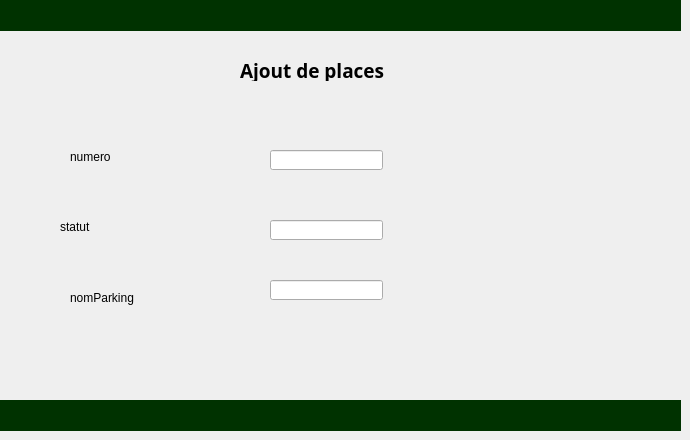
    <widget class="QWidget" name="page_17">
     <widget class="QLabel" name="colorr18_7">
      <property name="geometry">
       <rect>
        <x>0</x>
        <y>0</y>
        <width>681</width>
        <height>31</height>
       </rect>
      </property>
      <property name="styleSheet">
       <string notr="true">#colorr18_7
{
background-color:rgb(0, 50, 0);

}</string>
      </property>
      <property name="text">
       <string/>
      </property>
     </widget>
     <widget class="QLabel" name="colorr18_8">
      <property name="geometry">
       <rect>
        <x>0</x>
        <y>400</y>
        <width>681</width>
        <height>31</height>
       </rect>
      </property>
      <property name="styleSheet">
       <string notr="true">#colorr18_8
{
background-color:rgb(0, 50, 0);

}</string>
      </property>
      <property name="text">
       <string/>
      </property>
     </widget>
     <widget class="QLabel" name="label_5">
      <property name="geometry">
       <rect>
        <x>0</x>
        <y>30</y>
        <width>681</width>
        <height>371</height>
       </rect>
      </property>
      <property name="styleSheet">
       <string notr="true">#label_5
{
background-color: transparent;
   border-image:url(:/smart.jpg);
   background: none;
   border: none;
   background-repeat: none;
}
</string>
      </property>
      <property name="text">
       <string/>
      </property>
     </widget>
     <widget class="QLabel" name="retour_12">
      <property name="geometry">
       <rect>
        <x>30</x>
        <y>350</y>
        <width>91</width>
        <height>31</height>
       </rect>
      </property>
      <property name="styleSheet">
       <string notr="true">#retour_12
{
background-color: transparent;
   border-image:url(:/fle.png);
   background: none;
   border: none;
   background-repeat: none;
}
</string>
      </property>
      <property name="text">
       <string/>
      </property>
     </widget>
     <widget class="QPushButton" name="pushButton_flec10">
      <property name="geometry">
       <rect>
        <x>34</x>
        <y>350</y>
        <width>91</width>
        <height>31</height>
       </rect>
      </property>
      <property name="styleSheet">
       <string notr="true">#pushButton_flec10
{
background-color: transparent;
 
   background: none;
   border: none;
   background-repeat: none;
}
</string>
      </property>
      <property name="text">
       <string/>
      </property>
     </widget>
     <widget class="QLabel" name="label_54">
      <property name="geometry">
       <rect>
        <x>240</x>
        <y>60</y>
        <width>171</width>
        <height>21</height>
       </rect>
      </property>
      <property name="font">
       <font>
        <family>Segoe UI Black</family>
        <pointsize>14</pointsize>
        <weight>75</weight>
        <bold>true</bold>
       </font>
      </property>
      <property name="styleSheet">
       <string notr="true">#label_22
{
color:rgb(255, 255, 255) ;
}
</string>
      </property>
      <property name="text">
       <string>Ajout de places</string>
      </property>
     </widget>
     <widget class="QLineEdit" name="lineEdit_3">
      <property name="geometry">
       <rect>
        <x>270</x>
        <y>150</y>
        <width>113</width>
        <height>20</height>
       </rect>
      </property>
     </widget>
     <widget class="QLineEdit" name="lineEdit_4">
      <property name="geometry">
       <rect>
        <x>270</x>
        <y>220</y>
        <width>113</width>
        <height>20</height>
       </rect>
      </property>
     </widget>
     <widget class="QLineEdit" name="lineEdit_6">
      <property name="geometry">
       <rect>
        <x>270</x>
        <y>280</y>
        <width>113</width>
        <height>20</height>
       </rect>
      </property>
     </widget>
     <widget class="QLabel" name="pushButton_valid14">
      <property name="geometry">
       <rect>
        <x>530</x>
        <y>340</y>
        <width>101</width>
        <height>31</height>
       </rect>
      </property>
      <property name="styleSheet">
       <string notr="true">#label_55
{
background-color: transparent;
   border-image:url(:/valid.png);
   background: none;
   border: none;
   background-repeat: none;
}
</string>
      </property>
      <property name="text">
       <string/>
      </property>
     </widget>
     <widget class="QLabel" name="label_56">
      <property name="geometry">
       <rect>
        <x>70</x>
        <y>150</y>
        <width>47</width>
        <height>13</height>
       </rect>
      </property>
      <property name="text">
       <string>numero  :</string>
      </property>
     </widget>
     <widget class="QLabel" name="label_57">
      <property name="geometry">
       <rect>
        <x>60</x>
        <y>220</y>
        <width>47</width>
        <height>13</height>
       </rect>
      </property>
      <property name="text">
       <string>statut </string>
      </property>
     </widget>
     <widget class="QLabel" name="label_58">
      <property name="geometry">
       <rect>
        <x>70</x>
        <y>290</y>
        <width>101</width>
        <height>16</height>
       </rect>
      </property>
      <property name="text">
       <string>nomParking</string>
      </property>
     </widget>
     <widget class="QPushButton" name="pushButton">
      <property name="geometry">
       <rect>
        <x>530</x>
        <y>342</y>
        <width>101</width>
        <height>31</height>
       </rect>
      </property>
      <property name="styleSheet">
       <string notr="true">#pushButton
{
background-color: transparent;
   border-image:url(:/valid.png);
   background: none;
   border: none;
   background-repeat: none;
}
</string>
      </property>
      <property name="text">
       <string/>
      </property>
     </widget>
    </widget>
